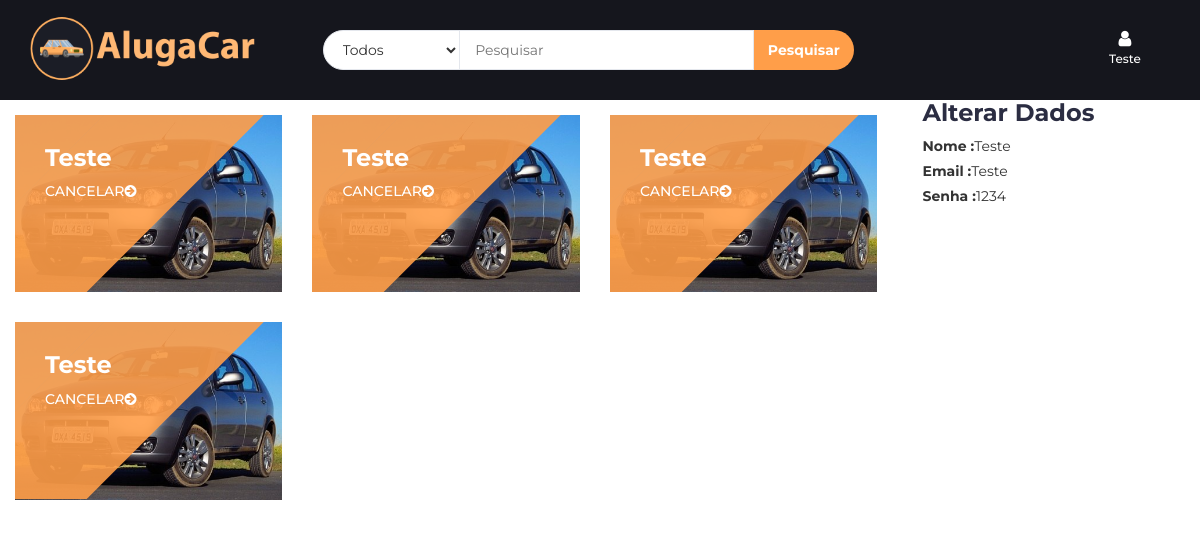
The app's page /user_page (signed in) with its own data.
### AlugaCarSite/models.py (models this page shows)
class Cliente(models.Model):
    nome = models.CharField(max_length=50)
    email = models.CharField(max_length=50)
    senha = models.CharField(max_length=50)
    def __str__(self):
        return self.nome

class Aluguel(models.Model):
    cliente = models.ForeignKey(Cliente,on_delete = models.SET_NULL, null = True)
    carrro = models.ForeignKey(Carro, on_delete=models.CASCADE, null = False)
    dataAlugado = models.DateField()
    diasAluguel = models.IntegerField()
    valorPagar = models.DecimalField(max_digits=10, decimal_places=2)

### AlugaCarSite/views.py (the view)
# urls.py: path("user_page", user_page,name="user_page"),
def user_page(request):
    user = Cliente.objects.get(id=request.session.get('login'))
    alu = Aluguel.objects.all()
    alugueis=[]
    for i in alu:
        if i.cliente.id == user.id:
            alugueis.append(i)
    return render(request,"user_page.html",{"cliente":user,'alugueis':alugueis})

### AlugaCarSite/templates/user_page.html (shortened to what this page needs)
{% load staticfiles %}
<!DOCTYPE html>
<html lang="en">
<head>
	<link type="text/css" rel="stylesheet" href="{% static 'css/bootstrap.min.css' %}" />
	<link type="text/css" rel="stylesheet" href="{% static 'css/slick.css' %}" />
	<link type="text/css" rel="stylesheet" href="{% static 'css/slick-theme.css' %}" />
	<link type="text/css" rel="stylesheet" href="{% static 'css/nouislider.min.css' %}" />
	<link rel="stylesheet" href="{% static 'css/font-awesome.min.css' %}">
	<link type="text/css" rel="stylesheet" href="{% static 'css/style.css' %}" />
</head>
<body>
	<header>
		<div id="header">
			<div class="container">
				<div class="row">
					<div class="col-md-3">
						<div class="header-logo">
							<a href="#" class="logo">
								<img src="{% static '/img/banner.png' %}" alt="" width='225'>
							</a>
						</div>
					</div>
					<div class="col-md-6">
						<div class="header-search">
							<form>
								<select class="input-select">
									<option value="0">Todos</option>
								</select>
								<input class="input" placeholder="Pesquisar">
								<button class="search-btn">Pesquisar</button>
							</form>
						</div>
					</div>
					<div class="col-md-3 clearfix">
						<div class="header-ctn">
							<div class="dropdown">
								{% if cliente.nome != "Login" %}
								<a href="{% url 'user_page' %}" class="dropdown-toggle" data-toggle="dropdown"
									aria-expanded="true">
									<i class="fa fa-user"></i>
									<span>{{cliente.nome}}</span>
								</a>
								{% endif %}
							</div>
						</div>
					</div>
				</div>
			</div>
		</div>
	</header>
    <div class="row">
    <div class="col-md-9">
    {% for i in alugueis %}
        <div class="col-md-4 col-xs-6">
					<div class="shop">
						<div class="shop-img">
							<img src="{% static '/img/palio.jpeg' %}" alt="">
						</div>
						<div class="shop-body">
							<h3>{{i.cliente}}</h3>
							<a href="{% url 'cancelar_aluguel' i.id %}" class="cta-btn">Cancelar<i class="fa fa-arrow-circle-right"></i></a>
						</div>
					</div>
				</div>
    {% endfor %}
    </div>
    <div class="col-md-3">
    <h3> Alterar Dados</h3>
    <label>Nome : </label>{{cliente.nome}}
    <br>
    <label>Email : </label>{{cliente.email}}
    <br>
    <label>Senha : </label>{{cliente.senha}}
    </div>
    </div>
</body>
</html>

### AlugaCarSite/static/css/style.css (style rules this page uses)
body { font-family: 'Montserrat', sans-serif; font-weight: 400; color: #333; }
h1, h2, h3, h4, h5, h6 { color: #2B2D42; font-weight: 700; margin: 0 0 10px; }
a { color: #2B2D42; font-weight: 500; -webkit-transition: 0.2s color; transition: 0.2s color; }
.input { height: 40px; padding: 0px 15px; border: 1px solid #E4E7ED; background-color: #FFF; width: 100%; }
.input-select { padding: 0px 15px; background: #FFF; border: 1px solid #E4E7ED; height: 40px; }
#header { padding-top: 15px; padding-bottom: 15px; background-color: #15161D; }
.header-logo { float: left; }
.header-logo .logo img { display: block; }
.header-search { padding: 15px 0px; }
.header-search form { position: relative; }
.header-search form .input-select { margin-right: -4px; border-radius: 40px 0px 0px 40px; }
.header-search form .input { width: calc(100% - 260px); margin-right: -4px; }
.header-search form .search-btn { height: 40px; width: 100px; background: #FF9E49; color: #FFF; font-weight: 700; border: none; border-radius: 0px 40px 40px 0px; }
form button { height: 40px; background: #FF9E49; color: #FFF; font-weight: 700; width: 130px; border: none; border-radius: 40px 40px 40px 40px; }
.header-ctn { float: right; padding: 15px 0px; }
.header-ctn>div { display: inline-block; }
.header-ctn>div>a { display: block; position: relative; width: 90px; text-align: center; color: #FFF; }
.header-ctn>div>a>i { display: block; font-size: 18px; }
.header-ctn>div>a>span { font-size: 12px; }
.shop { position: relative; overflow: hidden; margin: 15px 0px; }
.shop:before { content: ""; position: absolute; top: 0; bottom: 0; left: 0px; width: 60%; background: #FF9E49; opacity: 0.9; -webkit-transform: skewX(-45deg); -ms-transform: skewX(-45deg); transform: skewX(-45deg); }
.shop:after { content: ""; position: absolute; top: 0; bottom: 0; left: 1px; width: 100%; background: #FF9E49; opacity: 0.9; -webkit-transform: skewX(-45deg) translateX(-100%); -ms-transform: skewX(-45deg) translateX(-100%); transform: skewX(-45deg) translateX(-100%); }
.shop .shop-img { position: relative; background-color: #E4E7ED; z-index: -1; }
.shop .shop-img>img { width: 100%; -webkit-transition: 0.2s all; transition: 0.2s all; }
.shop .shop-body { position: absolute; top: 0; width: 75%; padding: 30px; z-index: 10; }
.shop .shop-body h3 { color: #FFF; }
.shop .shop-body .cta-btn { color: #FFF; text-transform: uppercase; }

### records on screen
Cliente: nome "Teste", email "Teste", senha "1234"
Aluguel: cliente "Teste"
Aluguel: cliente "Teste"
Aluguel: cliente "Teste"
Aluguel: cliente "Teste"
